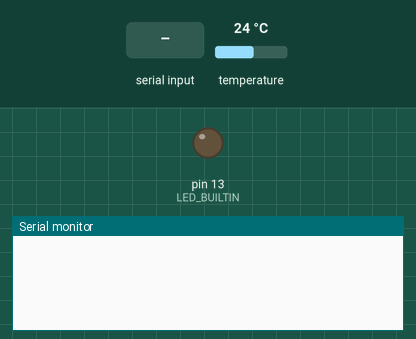
The sketch below on a simulated Arduino Uno, built with avr-gcc and run on an emulated ATmega328P. Shown: output pins drawn as LEDs (lit = HIGH), the last lines printed to the serial monitor. Inputs (shaded band) come from the test bench; at power-on: temperature 24 °C.

Above: at 2.2 s.
2.3 s: "temp?\n" received over Serial
At 3.4 s:
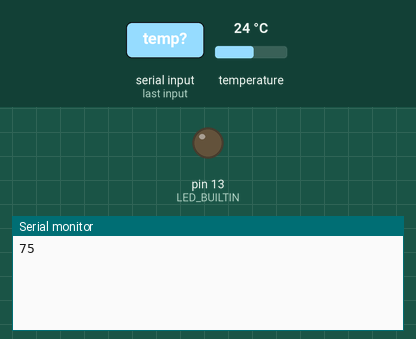
3.8 s: "1\n" received over Serial
At 4.3 s:
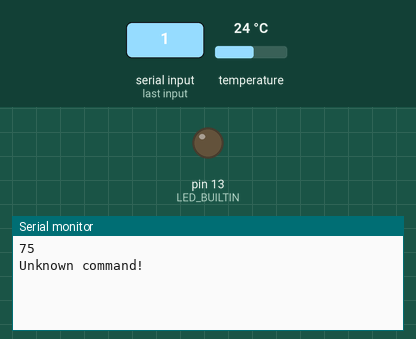

Measured:
- after the input at 2.3 s, the serial monitor: prints a new line at once (image 1)
- after the input at 3.8 s, the serial monitor: prints a new line at once (image 2)

The sketch:

temperature_client_arduino.ino
```cpp
#include <SFE_BMP180.h>
#include <Wire.h>

SFE_BMP180 temperature;
String query;

void setup() {
  delay(1000);
  Serial.begin(115200);

 // initialize digital pin LED_BUILTIN as an output.
  pinMode(LED_BUILTIN, OUTPUT);

  // Check if we're "connected" to the temperature sensor
  if ( !temperature.begin() ) {
    while( true ){
      // Blink LED in unique way to try and ease HW debug...
      // Two quick blinks (in 1 second), followed by pause with LED off.
      digitalWrite(LED_BUILTIN, HIGH);
      delay(250);
      digitalWrite(LED_BUILTIN, LOW);
      delay(250);
      digitalWrite(LED_BUILTIN, HIGH);
      delay(250);
      digitalWrite(LED_BUILTIN, LOW);
      delay(250);
      delay(1000);
    }
  }
}

void loop() {
  while ( !Serial.available() );
  query = Serial.readStringUntil('\n');

  if ( query == "temp?" ) {
      Serial.print(get_temperature(), DEC);
      Serial.print('\n');
      Serial.flush();
  } else {
    Serial.println("Unknown command!");
  }
}

// Implicit cast to int from double.
// Frankly idgaf if I don't have the temperature down to multiple decimal places
int get_temperature() {
  char status;
  double temp_c,temp_f, P,p0,a;

  // Start a temperature measurement:
  // If request is successful, the number of ms to wait is returned.
  // If request is unsuccessful, 0 is returned.
  temp_f = -1;

  status = temperature.startTemperature();
  if (status != 0) {
    // Wait for the measurement to complete:
    delay(status);

    // Retrieve the completed temperature measurement:
    // Note that the measurement is stored in the variable T.
    // Function returns 1 if successful, 0 if failure.

    status = temperature.getTemperature(temp_c);
    if (status != 0) {
      temp_f = (9.0 / 5.0) * temp_c + 32.0;
     }
  }

  return temp_f;
}
```
